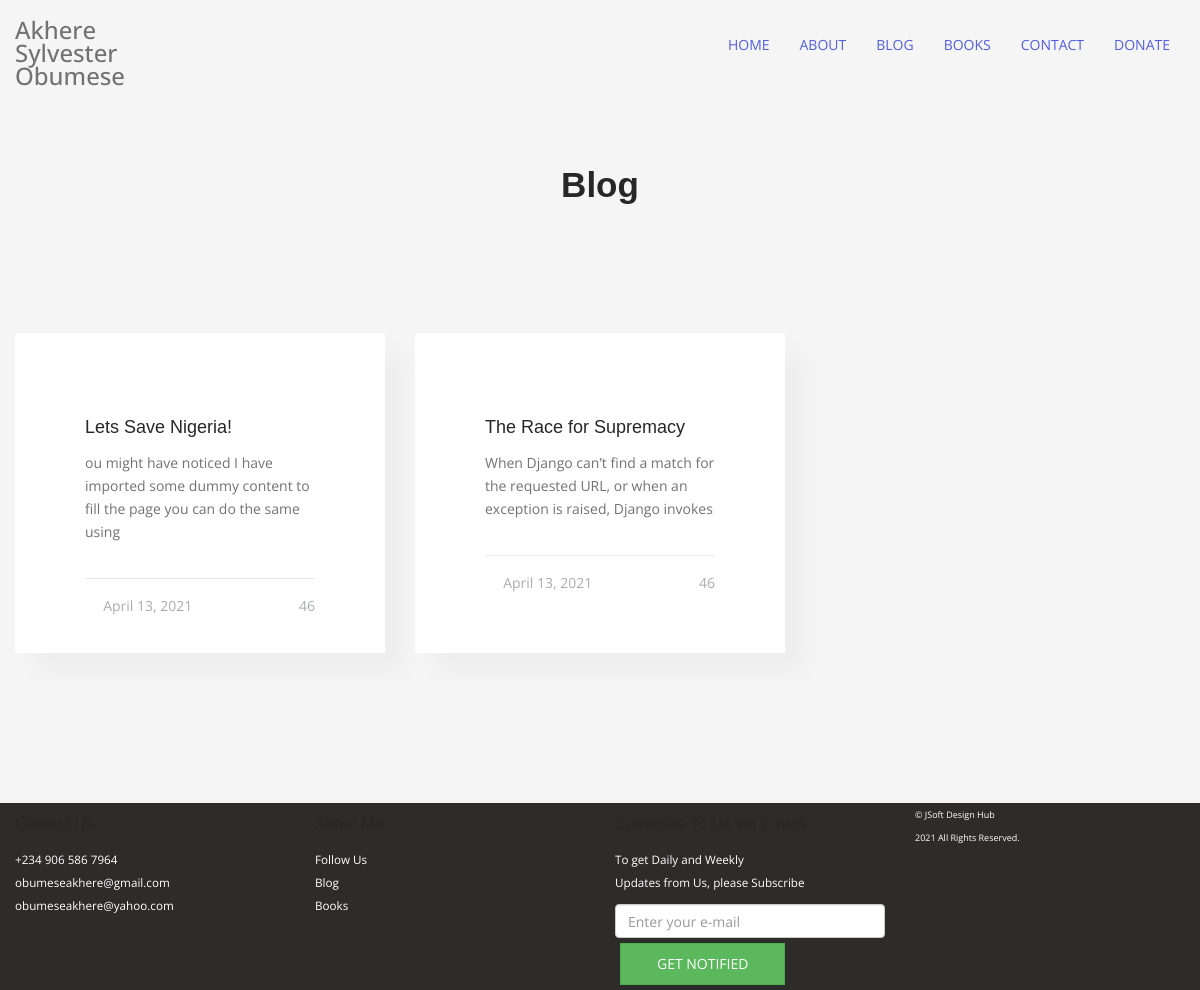
The page /blog/ on the database as committed earlier.
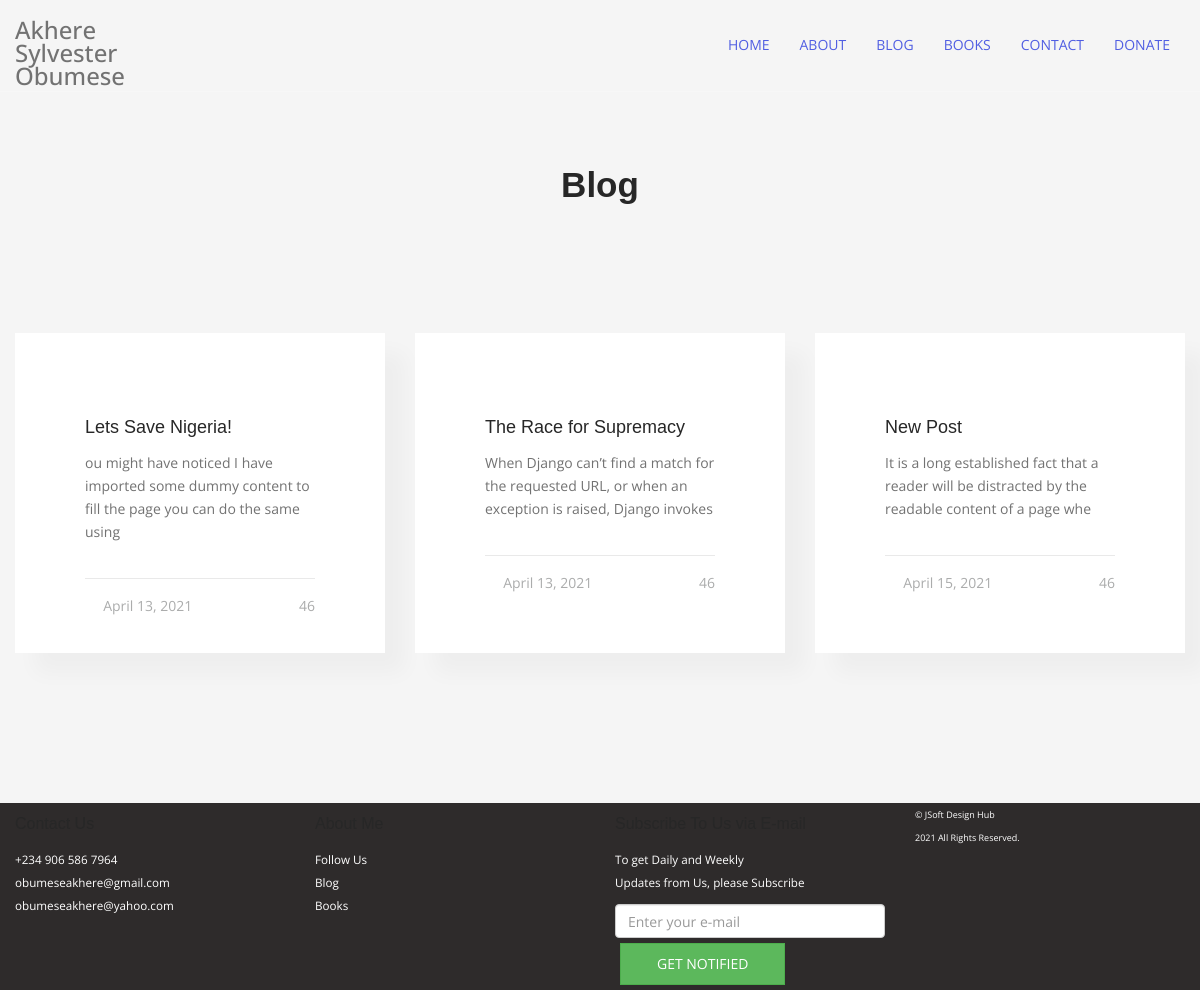
The same page on the database as committed later.
### main/models.py (models this page shows)
class Blog(models.Model):
    title = models.CharField(max_length=100, unique=True)
    slug = models.SlugField(max_length=100, unique=True)
    body = models.TextField(blank=True, null=True)
    fimage = models.ImageField(upload_to="uploaded/")
    posted = models.DateField(db_index=True, auto_now_add=True)

### main/views.py (the view)
# urls.py: 2. Add a URL to urlpatterns:  path('blog/', include('blog.urls'))
def blog (request):
    return render(request, 'main/blog.html',{
        'posts': Blog.objects.all()[:5]
    })

### main/templates/main/blog.html (shortened to what the changed rows need)
{% load static %}
<!doctype html>
<html lang="en">
  <head>
    <link rel="stylesheet" type="text/css" href=" {% static 'assets/js/bootstrap/bootstrap.min.css' %} ">
<link rel="stylesheet" href=" {% static 'assets/js/megamenu/stylesheets/screen.css' %}">
<link rel="stylesheet" href=" {% static 'assets/css/theme-default.css' %}" type="text/css">
<link rel="stylesheet" href=" {% static 'assets/js/loaders/stylesheets/screen.css' %}">
<link rel="stylesheet" href=" {% static 'assets/css/corporate.css' %} " type="text/css">
<link rel="stylesheet" href=" {% static 'assets/fonts/font-awesome/css/font-awesome.min.css' %}" type="text/css">
<link rel="stylesheet" type="text/css" href=" {% static 'assets/fonts/Simple-Line-Icons-Webfont/simple-line-icons.css' %}" media="screen" />
<link rel="stylesheet" href=" {% static 'assets/fonts/et-line-font/et-line-font.css' %} ">
<link rel="stylesheet" type="text/css" href=" {% static 'assets/js/revolution-slider/css/settings.css' %}">
<link rel="stylesheet" type="text/css" href=" {% static 'assets/js/revolution-slider/css/layers.css' %}">
<link rel="stylesheet" type="text/css" href=" {% static 'assets/js/revolution-slider/css/navigation.css' %}">
<link rel="stylesheet" href=" {% static 'assets/js/parallax/main.css' %}">
<link rel="stylesheet" type="text/css" href=" {% static 'assets/js/cubeportfolio/cubeportfolio.min.css' %} ">
<link href=" {% static 'assets/js/owl-carousel/owl.carousel.css' %}" rel="stylesheet">
<link href=" {% static 'assets/js/owl-carousel/owl.theme.css' %} " rel="stylesheet">
<link href=" {% static 'assets/js/tabs/css/responsive-tabs.css' %}" rel="stylesheet" type="text/css" media="all" />
<link rel="stylesheet" href=" {% static 'assets/fonts/pe-icon-7-stroke/css/pe-icon-7-stroke.css' %} ">
<link rel="stylesheet" href=" {% static 'assets/js/ytplayer/ytplayer.css' %}" />
<link href=" {% static 'assets/js/accordion/css/smk-accordion.css' %}" rel="stylesheet">
<link rel="stylesheet" href=" {% static 'assets/js/magnific-popup/magnific-popup.css'%} ">
<link rel="stylesheet" href=" {% static 'assets/fonts/pe-icon-7-stroke/css/pe-icon-7-stroke.css'%} ">
  </head>
  <body>
  <section class="section-side-image section-light sec-padding clearfix">
    <div class="container">
     <div class="row">
<div class="col-sm-12">
          <div class="sec-title-container text-center">
            <h2 class="font-weight-6 less-mar-1 line-height-5"> Blog <br/>
              </h2>
          </div>
        </div>
        {% if posts %}
        {% for post in posts %}
        <div class="col-md-4 col-sm-6 col-xs-12">
          <div class="ce-feature-box-34 margin-bottom">
            <div class="text-box">
              <h5 class="less-mar-1 title"><a href="{% url 'view_post' post.slug %}">{{ post.title }}</a></h5>
             <p>{{ post.body | slice:100 | safe }}</p>
             <div class="date-info-box">
             <div class="box-left">
             <i class="fa fa-calendar" aria-hidden="true"></i>&nbsp;
             {{post.posted}}
             </div>
             <div class="box-right">
             <i class="fa fa-comments-o" aria-hidden="true"></i>&nbsp; 46
             </div>
             </div>
            </div>
          </div>
        </div>
        {% endfor %}
        {% else %}
        <p>There are no posts.</p>
        {% endif %}
      </div>
    </div>
  </section>
  </body>
</html>

Rows that differ between the two databases and show on the page:
added Blog: title "New Post", body "It is a long established fact that a reader will be distracted by the readable content of a page whe", posted "April 15, 2021"
